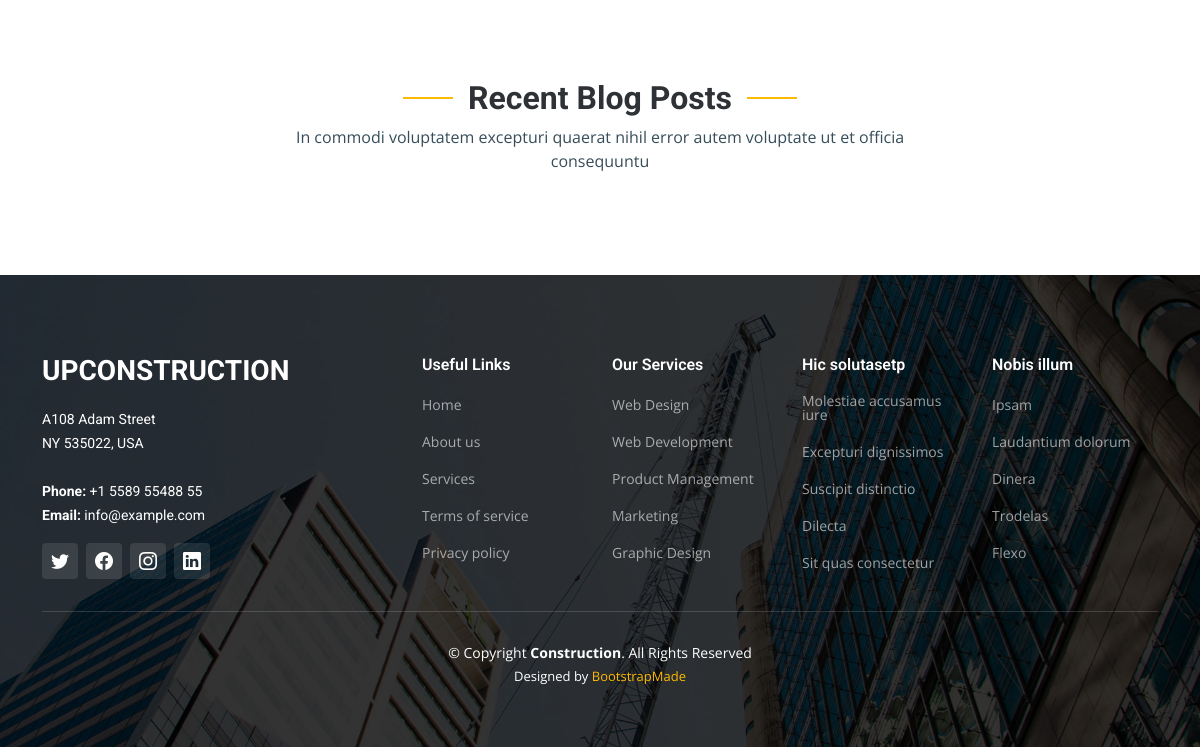
The app's page / (lower part), older data.
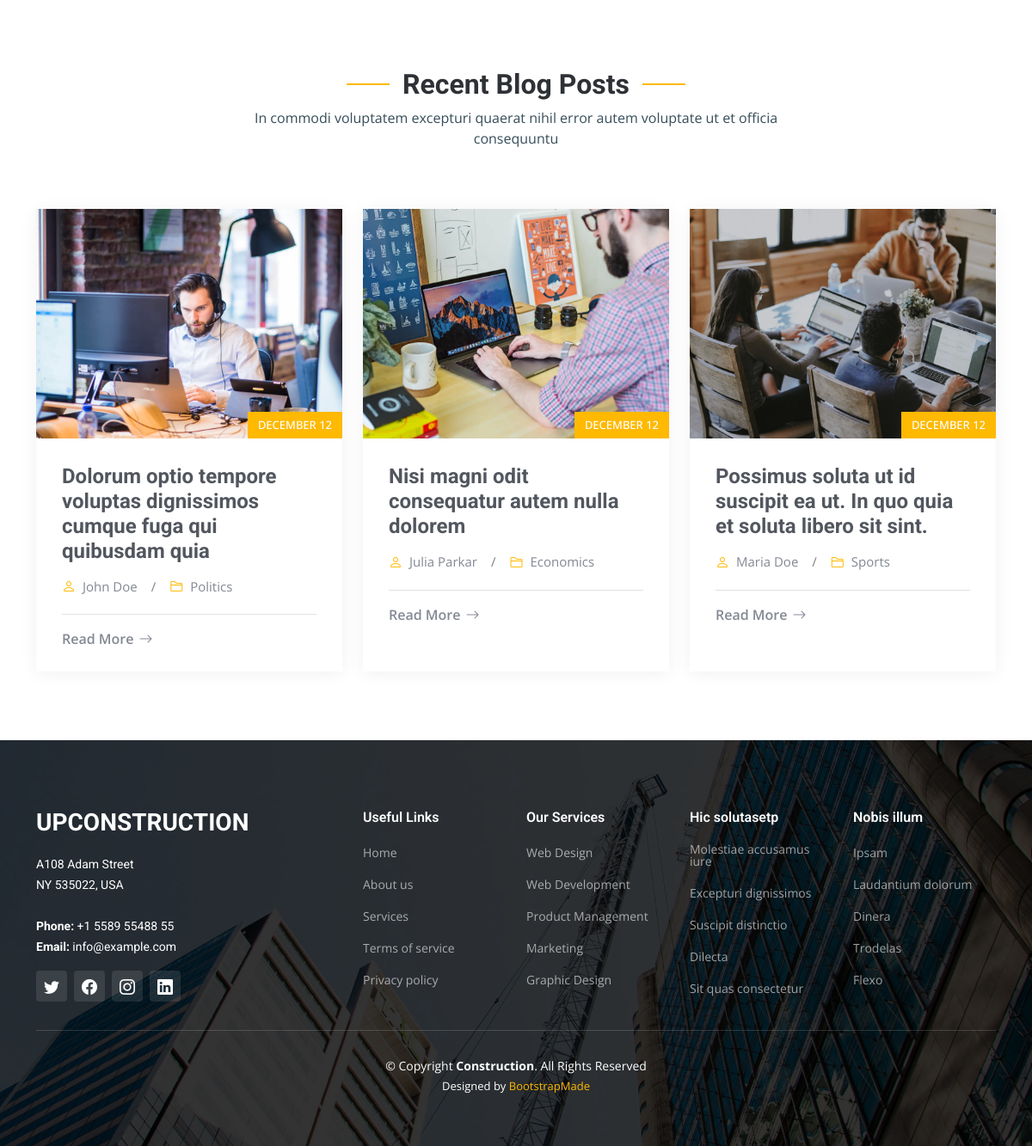
The same page, newer data.
### mainApp/models.py (models this page shows, shortened)
class Blog(models.Model):
    date = datetime.now()
    name = models.CharField(max_length=800)
    designation = models.CharField(max_length=800)
    image = models.ImageField(upload_to='blog')
    title = models.CharField(max_length=800)
    content = RichTextField()

### mainApp/views.py (the view)
# urls.py: 2. Add a URL to urlpatterns:  path('', views.home, name='home')
def home(request):
    remodeling = Project.objects.filter(category__icontains='Remodeling')[:3]
    construction = Project.objects.filter(category__icontains='Construction')[:3]
    design = Project.objects.filter(category__icontains='Design')[:3]
    repairs = Project.objects.filter(category__icontains='Repairs')[:3]
    testimonial = Testimonial.objects.all()
    recent_blog = Blog.objects.all()[:3]
    context  = {
        'remodeling': remodeling,
        'construction': construction,
        'design': design,
        'repairs': repairs,
        'testimonials': testimonial,
        'rblog': recent_blog
    }
    return render(request, 'index.html', context)

### mainApp/templates/index.html (shortened to what this page needs)
{% load static %}
<!DOCTYPE html>
<html lang="en">
<head>
  <link href="{% static 'vendor/bootstrap/css/bootstrap.min.css' %}" rel="stylesheet">
  <link href="{% static 'vendor/bootstrap-icons/bootstrap-icons.css' %}" rel="stylesheet">
  <link href="{%  static 'vendor/fontawesome-free/css/all.min.css' %}" rel="stylesheet">
  <link href="{% static 'vendor/aos/aos.css' %}" rel="stylesheet">
  <link href="{% static 'vendor/glightbox/css/glightbox.min.css' %}" rel="stylesheet">
  <link href="{% static 'vendor/swiper/swiper-bundle.min.css' %}" rel="stylesheet">
  <link href="{% static 'css/main.css' %}" rel="stylesheet">
</head>
<body>
  <main id="main">
    <section id="recent-blog-posts" class="recent-blog-posts">
      <div class="container" data-aos="fade-up">
        <div class=" section-header">
        <h2>Recent Blog Posts</h2>
        <p>In commodi voluptatem excepturi quaerat nihil error autem voluptate ut et officia consequuntu</p>
        </div>
        <div class="row gy-5">
        {% for x in rblog %}
        <div class="col-xl-4 col-md-6" data-aos="fade-up" data-aos-delay="100">
          <div class="post-item position-relative h-100">
            <div class="post-img position-relative overflow-hidden">
              <img src="{{x.image.url}}" class="img-fluid" alt="">
              <span class="post-date">December 12</span>
            </div>
            <div class="post-content d-flex flex-column">
              <h3 class="post-title">{{x.title}}</h3>
              <div class="meta d-flex align-items-center">
                <div class="d-flex align-items-center">
                  <i class="bi bi-person"></i> <span class="ps-2">{{x.name}}</span>
                </div>
                <span class="px-3 text-black-50">/</span>
                <div class="d-flex align-items-center">
                  <i class="bi bi-folder2"></i> <span class="ps-2">{{x.designation}}</span>
                </div>
              </div>
              <hr>
              <a href="{% url 'blog-details' x.pk %}" class="readmore stretched-link"><span>Read More</span><i class="bi bi-arrow-right"></i></a>
            </div>
          </div>
        </div>
        {% endfor %}
      </div>
      </div>
    </section>
  </main>
{% include 'include/footer.html' %}
</body>
</html>

Row changes from the older to the newer data that the page shows:
added Blog: image (picture), title "Dolorum optio tempore voluptas dignissimos cumque fuga qui quibusdam quia", name "John Doe", designation "Politics"
added Blog: image (picture), title "Nisi magni odit consequatur autem nulla dolorem", name "Julia Parkar", designation "Economics"
added Blog: image (picture), title "Possimus soluta ut id suscipit ea ut. In quo quia et soluta libero sit sint.", name "Maria Doe", designation "Sports"
